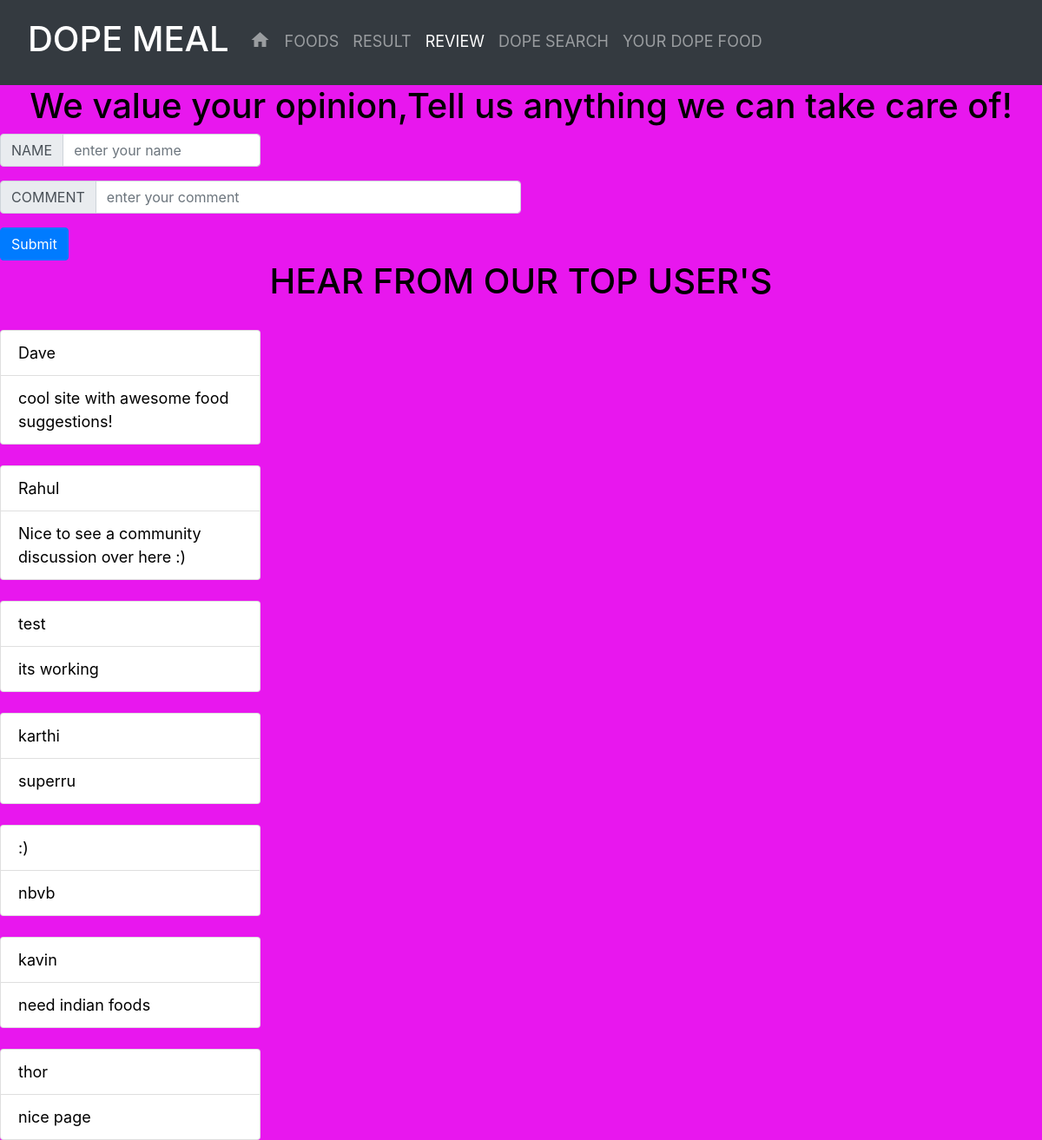
/comment/, run on the app's committed database.
### main/models.py (models this page shows)
class review(models.Model):
	name=models.CharField(max_length=10)
	comment=models.CharField(max_length=50)

### main/views.py (the view)
# urls.py: path("comment/",views.comment,name="comment"),
def comment(request):
	obj = review.objects.all()
	return render(request,"review.html",{'obj':obj})

### templates/review.html (shortened to what this page needs)
<!doctype html>
{% load static %}
<html lang="en">
  <head>
    <link rel="stylesheet" href="https://stackpath.bootstrapcdn.com/bootstrap/4.5.2/css/bootstrap.min.css">
  </head>
  <body>
  <link rel='stylesheet'  href="{% static 'CSS\master.css' %}">
 <nav class="navbar navbar-dark bg-dark">
  <nav class="navbar navbar-expand-lg navbar-warning bg-dark">
  <a class="navbar-brand" href="/basic"><h1>DOPE MEAL</h1></a>
  <div class="collapse navbar-collapse" id="navbarText">
    <ul class="navbar-nav mr-auto">
      <li class="nav-item ">
        <a class="nav-link" href="/basic"><i class="material-icons">home</i><span class="sr-only">(current)</span></a>
      </li>
      <li class="nav-item">
        <a class="nav-link" href="/fo">FOODS</a>
      </li>
      <li class="nav-item">
        <a class="nav-link" href="/result">RESULT</a>
      </li>
      <li class="nav-item active">
        <a class="nav-link" href="/comment">REVIEW</a>
      </li>
      <li class="nav-item">
        <a class="nav-link" href="/pybot">DOPE SEARCH</a>
      </li>
        <li class="nav-item">
        <a class="nav-link" href="/callcalcal">YOUR DOPE FOOD</a>
      </li>
    </ul>
  </div>
</nav>
</nav>
 <h1 style="text-align:center;">We value your opinion,Tell us anything we can take care of!</h1>
<form action="add_comment/">{% csrf_token %}
<div class="input-group mb-3 w-25">
  <div class="input-group-prepend">
    <span class="input-group-text" id="inputGroup-sizing-default">NAME</span>
  </div>
  <input type="text" name ="head" placeholder="enter your name" class="form-control" aria-label="Sizing example input" aria-describedby="inputGroup-sizing-default">
</div>
<div class="input-group mb-3 w-50">
  <div class="input-group-prepend">
    <span class="input-group-text" id="inputGroup-sizing-default">COMMENT</span>
  </div>
  <input type="text" name ="review" placeholder="enter your comment" class="form-control" aria-label="Sizing example input" aria-describedby="inputGroup-sizing-default">
</div>
<button type="submit" class="btn btn-primary">Submit</button>
</form>
 <h1 style="text-align:center;">HEAR FROM OUR TOP USER'S</h1>
{% for i in obj %}
<ul class="list-group">
  <li class="list-group-item w-25 mt-4">{{i.name}}</li>
  <li class="list-group-item w-25">{{i.comment}}</li>
 </ul>
{% endfor %}
 </body>
  </body>
</html>

### static/CSS/master.css (style rules this page uses)
body { color: black; font-size: large; }

### templates/review.html (style rules this page uses)
body { background: #E817EE !important; }

### data on the page
review: name "Dave", comment "cool site with awesome food suggestions!"
review: name "Rahul", comment "Nice to see a community discussion over here :)"
review: name "test", comment "its working"
review: name "karthi", comment "superru"
review: name ":)", comment "nbvb"
review: name "kavin", comment "need indian foods"
review: name "thor", comment "nice page"
